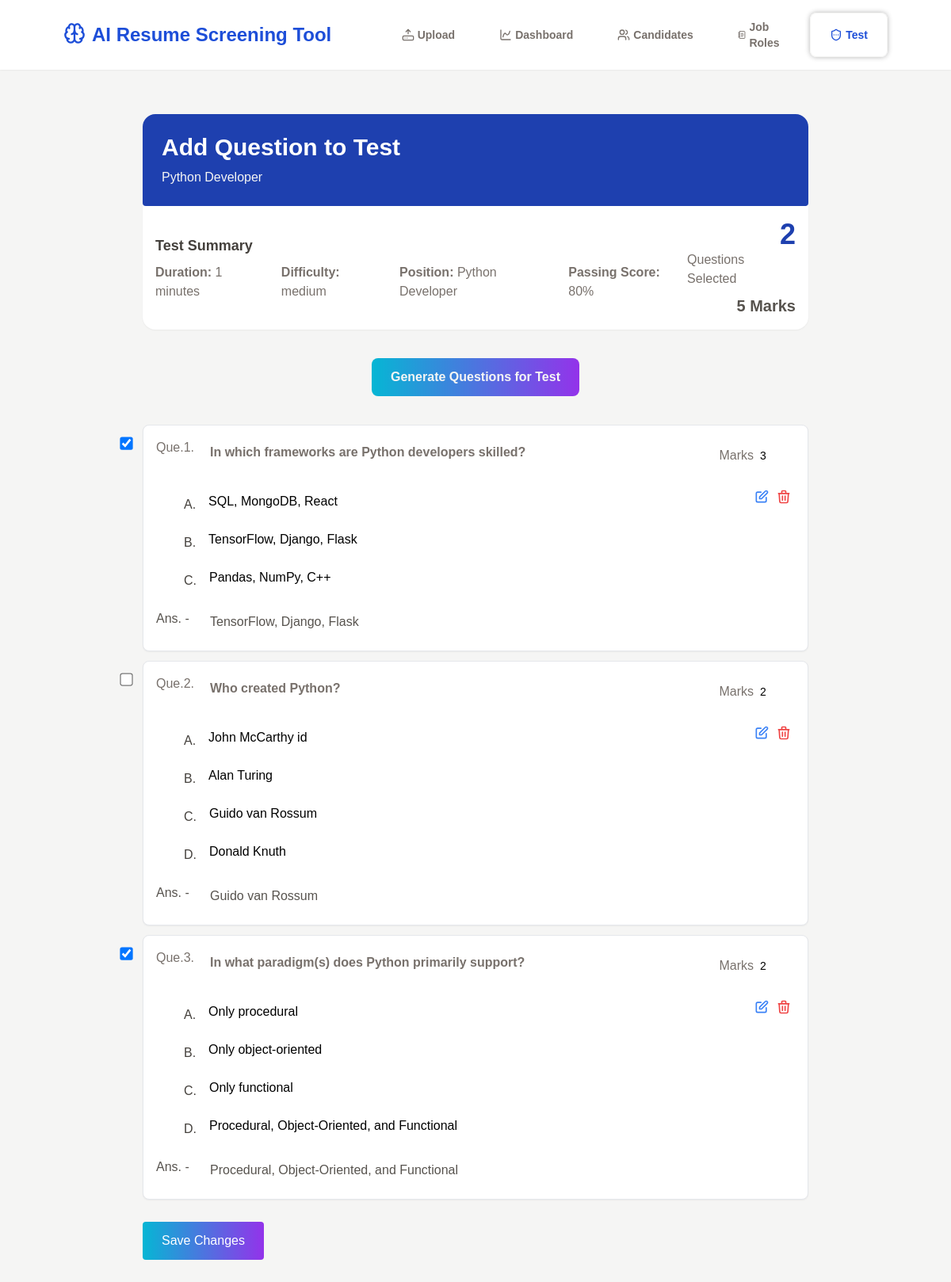
/test/manage_test/14, run on the app's committed database.
### organize_test/models.py (models this page shows, shortened)
class newTest(models.Model):
    DIFFICULTY_CHOICES = {
        ('easy', 'Easy'),
        ('medium', 'Medium'),
        ('hard', 'Hard'),
    }
    title = models.CharField(max_length=200)
    position = models.ForeignKey(Position, on_delete=models.SET_NULL, null=True, blank=True)
    description = models.TextField()
    difficulty = models.CharField(max_length=20, choices=DIFFICULTY_CHOICES)
    duration = models.IntegerField(help_text='Duration in minutes')
    passing_score = models.IntegerField(help_text='Passing score percentage')
    created_at = models.DateTimeField(auto_now_add=True)

class Position(models.Model):
    title = models.CharField(max_length=200)
    description = models.TextField(blank=True, null=True)
    def __str__(self):
        return self.title

class QuestionModel(models.Model):
    test = models.ForeignKey(newTest, on_delete=models.CASCADE, null=True, blank=True)
    question = models.TextField()
    options = models.JSONField(blank=True, null=True)  # for MCQ
    answer = models.TextField()
    is_selected = models.BooleanField(default=False)
    marks = models.IntegerField(default=2)
    created_at = models.DateTimeField(auto_now_add=True)

### organize_test/views.py (the view)
# urls.py: path('manage_test/<int:test_id>', views.manage_test, name='manage_test'),
def manage_test(request, test_id):
    test = newTest.objects.get(id=test_id)
    questions = QuestionModel.objects.filter(test=test)
    selected_ids = questions.filter(is_selected=True).values_list('id', flat=True)
    context = {
        'test': test,
        'questions': questions,
        'selected_ids': list(selected_ids),
    }
    return render(request, 'manage_test.html', context)

### organize_test/templates/manage_test.html (shortened to what this page needs)
{% extends "screening.html" %}
{% block content %}
<div class="bg-white rounded-2xl shadow-sm">
    <div class="flex flex-col gap-2 p-6 bg-blue-800 rounded-b rounded-2xl">
        <p class='text-white text-3xl font-semibold'>Add Question to Test</p>
        <p class='text-stone-100'>{{test.title}}</p>
    </div>
    <div class="flex justify-between py-4 px-4">
        <div class="flex flex-col justify-center gap-2">
            <p class='text-lg text-stone-700 font-semibold'>Test Summary</p>
            <div class='flex gap-4'>
                <p>
                    <span class='text-stone-500 font-semibold'>Duration: </span><span class='text-stone-500'>{{test.duration}} minutes</span>
                </p>
                <p>
                    <span class='text-stone-500 font-semibold'>Difficulty: </span><span class='text-stone-500'>{{test.difficulty}}</span>
                </p>
                <p>
                    <span class='text-stone-500 font-semibold'>Position: </span><span class='text-stone-500'>{{test.position}}</span>
                </p>
                <p>
                    <span class='text-stone-500 font-semibold'>Passing Score: </span><span class='text-stone-500'>{{test.passing_score}}%</span>
                </p>
            </div>
        </div>
        <div class="flex flex-col justify-center gap-2">
            <p class='flex flex-col items-end'>
                <span id="questionCount" class='text-4xl text-blue-800 font-semibold'>0</span>
                <span class='text-stone-500'>Questions Selected</span>
            </p>
            <p id="totalMarks" class='text-stone-600 text-xl text-end font-semibold'>0 Marks</p>
        </div>
    </div>
</div>
<button onclick="openOptions()" class='flex items-center gap-2 w-fit mx-auto my-9 px-6 py-3 text-stone-100 font-semibold bg-gradient-to-r from-cyan-500 to-purple-600 rounded-lg'>
    Generate Questions for Test
</button>
{% if questions %}
    {% for q in questions %}
    <div class="p-4 mb-3 border rounded-lg bg-white shadow-sm relative question-card" data-id="{{ q.id }}">
        <input type="checkbox" class="absolute -left-7 select-question scale-125"
        onchange="toggleQuestion(this, {{ q.id }})"
       {% if q.id in selected_ids %}checked{% endif %}>
        <div class="absolute top-6 right-1 flex items-center">
          <span class='text-stone-500'>Marks</span>
            <input type="number" value="{{ q.marks|default:2 }}"
                  class="marks-input w-16 text-sm border rounded px-2 py-1 marks-input border-0 bg-transparent pointer-events-none" oninput="updateSummary()" onchange="updateMarks(this, {{ q.id }})" readonly
                  min="1">
        </div>
        <div class="absolute top-20 right-5 flex gap-2">
            <button onclick="enableEdit(this)" class="text-blue-500 hover:text-blue-700 transition-colors">
                <svg class="w-5 h-5" fill="none" stroke="currentColor" viewBox="0 0 24 24">
                    <path stroke-linecap="round" stroke-linejoin="round" stroke-width="2" d="M11 5H6a2 2 0 00-2 2v11a2 2 0 002 2h11a2 2 0 002-2v-5m-1.414-9.414a2 2 0 112.828 2.828L11.828 15H9v-2.828l8.586-8.586z"/>
                </svg>
            </button>
            <button onclick="deleteQuestionDB({{ q.id }}, this)" class="text-red-500">
                <svg class="w-5 h-5" fill="none" stroke="currentColor" viewBox="0 0 24 24">
                    <path stroke-linecap="round" stroke-linejoin="round" stroke-width="2" d="M19 7l-.867 12.142A2 2 0 0116.138 21H7.862a2 2 0 01-1.995-1.858L5 7m5 4v6m4-6v6m1-10V4a1 1 0 00-1-1h-4a1 1 0 00-1 1v3M4 7h16"/>
                </svg>
            </button>
        </div>
        <div class="flex gap-3 text-stone-500">
            <span class='w-12'>Que.{{ forloop.counter }}.</span>
            <textarea readonly class="w-[85%] border font-semibold p-2 rounded mb-1 question-input border-0 bg-transparent pointer-events-none focus:outline-none resize-none leading-tight overflow-hidden">{{ q.question }}</textarea>
        </div>
        {% if q.options %}
        <div class="flex gap-3">
            <div class="w-6"></div>
            <div class="w-full">
                {% for opt in q.options %}
                <p class="flex items-center gap-2">
                    <span class='text-stone-700'>
                        {% if forloop.counter == 1 %}A.
                        {% elif forloop.counter == 2 %}B.
                        {% elif forloop.counter == 3 %}C.
                        {% elif forloop.counter == 4 %}D.
                        {% elif forloop.counter == 5 %}E.
                        {% endif %}
                    </span>
                    <input type="text" value="{{ opt }}"
                    readonly class="p-2 rounded w-[88%] mb-2 option-input border-0 bg-transparent pointer-events-none focus:outline-none" />
                </p>
                {% endfor %}
            </div>
        </div>
        {% endif %}
        <div class="flex gap-3 items-center">
            <span class='text-stone-600 w-12'>Ans. -</span>
            <input type="text" value="{{ q.answer }}"
            readonly class="p-2 text-stone-600 rounded w-[85%] mt-2 answer-input border-0 bg-transparent pointer-events-none focus:outline-none" />
        </div>
    </div>
    {% endfor %}
    <button onclick="updateQuestions()"
    class="bg-gradient-to-r from-cyan-500 to-purple-600 text-white px-6 py-3 rounded mt-4">
    Save Changes
    </button>
{% else %}
<div class="flex justify-center items-end h-[3vh] w-full">
  <p class='text-stone-400'>No Questions Set</p>
</div>
{% endif %}
{% endblock %}

### resume_screening/templates/screening.html (style rules this page uses)
body { font-family: Arial; margin: 50px auto; }

### data on the page
newTest: title "Python Developer", duration "1", difficulty "medium", position "Python Developer", passing_score "80"
QuestionModel: id "☑", marks "3", question "In which frameworks are Python developers skilled?", options "SQL, MongoDB, React" "TensorFlow, Django, Flask" "Pandas, NumPy, C++", answer "TensorFlow, Django, Flask"
QuestionModel: marks "2", question "Who created Python?", options "John McCarthy id" "Alan Turing" "Guido van Rossum" "Donald Knuth", answer "Guido van Rossum"
QuestionModel: id "☑", marks "2", question "In what paradigm(s) does Python primarily support?", options "Only procedural" "Only object-oriented" "Only functional" "Procedural, Object-Oriented, and Functional", answer "Procedural, Object-Oriented, and Functional"
